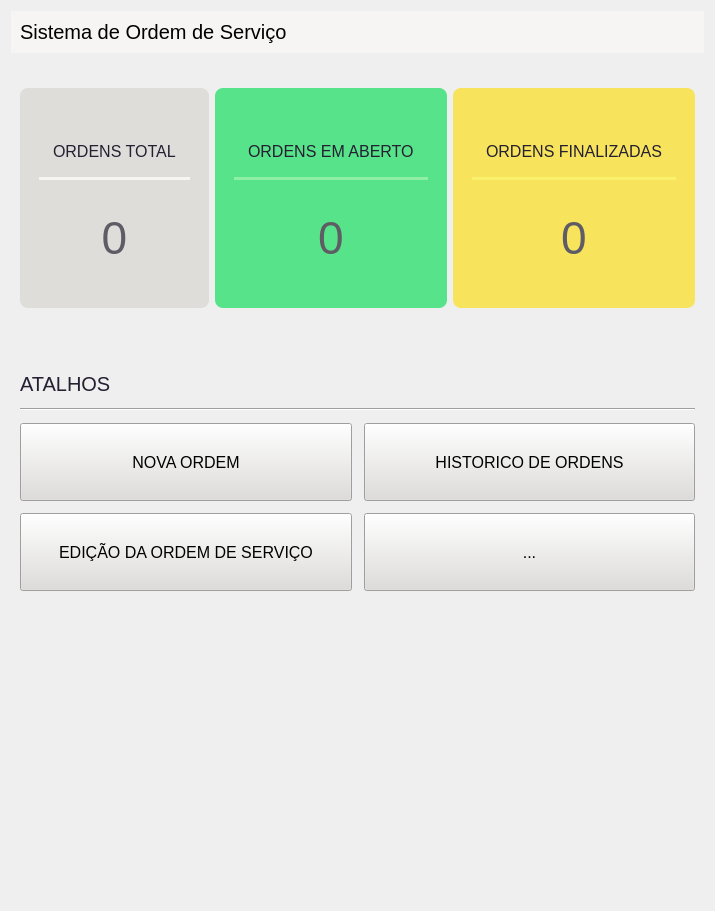
      <widget class="QWidget" name="main_page">
       <layout class="QVBoxLayout" name="verticalLayout_8">
        <item>
         <widget class="QWidget" name="widget_3" native="true">
          <property name="maximumSize">
           <size>
            <width>16777215</width>
            <height>50</height>
           </size>
          </property>
          <property name="styleSheet">
           <string notr="true">background-color: rgb(246, 245, 244);</string>
          </property>
          <layout class="QHBoxLayout" name="horizontalLayout_5">
           <item>
            <widget class="QLabel" name="label_4">
             <property name="styleSheet">
              <string notr="true">font-size: 20px;
color: rgb(0, 0, 0);</string>
             </property>
             <property name="text">
              <string>Sistema de Ordem de Serviço</string>
             </property>
            </widget>
           </item>
          </layout>
         </widget>
        </item>
        <item>
         <spacer name="verticalSpacer_14">
          <property name="orientation">
           <enum>Qt::Vertical</enum>
          </property>
          <property name="sizeType">
           <enum>QSizePolicy::Fixed</enum>
          </property>
          <property name="sizeHint" stdset="0">
           <size>
            <width>20</width>
            <height>20</height>
           </size>
          </property>
         </spacer>
        </item>
        <item>
         <layout class="QVBoxLayout" name="verticalLayout_15">
          <item>
           <widget class="QWidget" name="widget" native="true">
            <property name="styleSheet">
             <string notr="true">QLabel{
	color: rgb(36, 31, 49);
	font-size: 16px;
}
QPushButton{
	background: none;
	border:none;
	font-size: 46px;
	color: rgb(94, 92, 100);
	text-align: center;
}</string>
            </property>
            <layout class="QHBoxLayout" name="horizontalLayout_10">
             <item>
              <widget class="QFrame" name="frame_h_order">
               <property name="cursor">
                <cursorShape>ArrowCursor</cursorShape>
               </property>
               <property name="styleSheet">
                <string notr="true">QFrame{
	background-color: rgb(222, 221, 218);
	border-radius: 8px;
	padding: 10px;
	max-width: 600px;
	max-height: 200px;
}</string>
               </property>
               <property name="frameShape">
                <enum>QFrame::StyledPanel</enum>
               </property>
               <property name="frameShadow">
                <enum>QFrame::Raised</enum>
               </property>
               <layout class="QVBoxLayout" name="verticalLayout_10">
                <item>
                 <spacer name="verticalSpacer_4">
                  <property name="orientation">
                   <enum>Qt::Vertical</enum>
                  </property>
                  <property name="sizeHint" stdset="0">
                   <size>
                    <width>20</width>
                    <height>40</height>
                   </size>
                  </property>
                 </spacer>
                </item>
                <item>
                 <widget class="QLabel" name="label_3">
                  <property name="text">
                   <string>ORDENS TOTAL</string>
                  </property>
                 </widget>
                </item>
                <item>
                 <widget class="Line" name="line_2">
                  <property name="styleSheet">
                   <string notr="true">background-color: rgb(246, 245, 244);
height: 1px;</string>
                  </property>
                  <property name="orientation">
                   <enum>Qt::Horizontal</enum>
                  </property>
                 </widget>
                </item>
                <item>
                 <spacer name="verticalSpacer_10">
                  <property name="orientation">
                   <enum>Qt::Vertical</enum>
                  </property>
                  <property name="sizeHint" stdset="0">
                   <size>
                    <width>20</width>
                    <height>40</height>
                   </size>
                  </property>
                 </spacer>
                </item>
                <item>
                 <widget class="QPushButton" name="info_orders">
                  <property name="cursor">
                   <cursorShape>PointingHandCursor</cursorShape>
                  </property>
                  <property name="text">
                   <string>0</string>
                  </property>
                 </widget>
                </item>
                <item>
                 <spacer name="verticalSpacer_3">
                  <property name="orientation">
                   <enum>Qt::Vertical</enum>
                  </property>
                  <property name="sizeHint" stdset="0">
                   <size>
                    <width>20</width>
                    <height>40</height>
                   </size>
                  </property>
                 </spacer>
                </item>
               </layout>
              </widget>
             </item>
             <item>
              <widget class="QFrame" name="frame_h_open">
               <property name="cursor">
                <cursorShape>ArrowCursor</cursorShape>
               </property>
               <property name="styleSheet">
                <string notr="true">QFrame{
	background-color: rgb(87, 227, 137);
	border-radius: 8px;
	padding: 10px;
	max-width: 600px;
	max-height: 200px;
}</string>
               </property>
               <property name="frameShape">
                <enum>QFrame::StyledPanel</enum>
               </property>
               <property name="frameShadow">
                <enum>QFrame::Raised</enum>
               </property>
               <layout class="QVBoxLayout" name="verticalLayout_11">
                <item>
                 <spacer name="verticalSpacer_5">
                  <property name="orientation">
                   <enum>Qt::Vertical</enum>
                  </property>
                  <property name="sizeHint" stdset="0">
                   <size>
                    <width>20</width>
                    <height>40</height>
                   </size>
                  </property>
                 </spacer>
                </item>
                <item>
                 <widget class="QLabel" name="label_6">
                  <property name="text">
                   <string>ORDENS EM ABERTO</string>
                  </property>
                 </widget>
                </item>
                <item>
                 <widget class="Line" name="line_3">
                  <property name="styleSheet">
                   <string notr="true">background-color: rgb(143, 240, 164);
height: 1px;</string>
                  </property>
                  <property name="orientation">
                   <enum>Qt::Horizontal</enum>
                  </property>
                 </widget>
                </item>
                <item>
                 <spacer name="verticalSpacer_11">
                  <property name="orientation">
                   <enum>Qt::Vertical</enum>
                  </property>
                  <property name="sizeHint" stdset="0">
                   <size>
                    <width>20</width>
                    <height>40</height>
                   </size>
                  </property>
                 </spacer>
                </item>
                <item>
                 <widget class="QPushButton" name="info_orders_open">
                  <property name="cursor">
                   <cursorShape>PointingHandCursor</cursorShape>
                  </property>
                  <property name="text">
                   <string>0</string>
                  </property>
                 </widget>
                </item>
                <item>
                 <spacer name="verticalSpacer_6">
                  <property name="orientation">
                   <enum>Qt::Vertical</enum>
                  </property>
                  <property name="sizeHint" stdset="0">
                   <size>
                    <width>20</width>
                    <height>40</height>
                   </size>
                  </property>
                 </spacer>
                </item>
               </layout>
              </widget>
             </item>
             <item>
              <widget class="QFrame" name="frame_h_end">
               <property name="cursor">
                <cursorShape>ArrowCursor</cursorShape>
               </property>
               <property name="styleSheet">
                <string notr="true">QFrame{
	background-color: rgb(248, 228, 92);
	border-radius: 8px;
	padding: 10px;
	max-width: 600px;
	max-height: 200px;
}</string>
               </property>
               <property name="frameShape">
                <enum>QFrame::StyledPanel</enum>
               </property>
               <property name="frameShadow">
                <enum>QFrame::Raised</enum>
               </property>
               <layout class="QVBoxLayout" name="verticalLayout_12">
                <item>
                 <spacer name="verticalSpacer_7">
                  <property name="orientation">
                   <enum>Qt::Vertical</enum>
                  </property>
                  <property name="sizeHint" stdset="0">
                   <size>
                    <width>20</width>
                    <height>40</height>
                   </size>
                  </property>
                 </spacer>
                </item>
                <item>
                 <widget class="QLabel" name="label_8">
                  <property name="text">
                   <string>ORDENS FINALIZADAS</string>
                  </property>
                 </widget>
                </item>
                <item>
                 <widget class="Line" name="line_4">
                  <property name="styleSheet">
                   <string notr="true">background-color: rgb(249, 240, 107);
height: 1px;</string>
                  </property>
                  <property name="orientation">
                   <enum>Qt::Horizontal</enum>
                  </property>
                 </widget>
                </item>
                <item>
                 <spacer name="verticalSpacer_12">
                  <property name="orientation">
                   <enum>Qt::Vertical</enum>
                  </property>
                  <property name="sizeHint" stdset="0">
                   <size>
                    <width>20</width>
                    <height>40</height>
                   </size>
                  </property>
                 </spacer>
                </item>
                <item>
                 <widget class="QPushButton" name="info_orders_close">
                  <property name="cursor">
                   <cursorShape>PointingHandCursor</cursorShape>
                  </property>
                  <property name="text">
                   <string>0</string>
                  </property>
                 </widget>
                </item>
                <item>
                 <spacer name="verticalSpacer_8">
                  <property name="orientation">
                   <enum>Qt::Vertical</enum>
                  </property>
                  <property name="sizeHint" stdset="0">
                   <size>
                    <width>20</width>
                    <height>40</height>
                   </size>
                  </property>
                 </spacer>
                </item>
               </layout>
              </widget>
             </item>
            </layout>
           </widget>
          </item>
         </layout>
        </item>
        <item>
         <spacer name="verticalSpacer_13">
          <property name="orientation">
           <enum>Qt::Vertical</enum>
          </property>
          <property name="sizeType">
           <enum>QSizePolicy::Fixed</enum>
          </property>
          <property name="sizeHint" stdset="0">
           <size>
            <width>20</width>
            <height>40</height>
           </size>
          </property>
         </spacer>
        </item>
        <item>
         <layout class="QHBoxLayout" name="horizontalLayout_4">
          <item>
           <layout class="QVBoxLayout" name="verticalLayout_6">
            <item>
             <widget class="QWidget" name="widget_2" native="true">
              <property name="styleSheet">
               <string notr="true">QPushButton{
	min-width: 200px;
	min-height: 70px;
	background-color: rgb(222, 221, 218);
	color: black;
	font-size: 16px;
}</string>
              </property>
              <layout class="QVBoxLayout" name="verticalLayout_13">
               <property name="spacing">
                <number>12</number>
               </property>
               <item>
                <widget class="QLabel" name="label_9">
                 <property name="styleSheet">
                  <string notr="true">color: rgb(36, 31, 49);
font-size: 20px;</string>
                 </property>
                 <property name="text">
                  <string>ATALHOS</string>
                 </property>
                </widget>
               </item>
               <item>
                <widget class="Line" name="line_7">
                 <property name="orientation">
                  <enum>Qt::Horizontal</enum>
                 </property>
                </widget>
               </item>
               <item>
                <layout class="QHBoxLayout" name="horizontalLayout_6">
                 <item>
                  <widget class="QPushButton" name="btn_r_o">
                   <property name="text">
                    <string>NOVA ORDEM</string>
                   </property>
                  </widget>
                 </item>
                 <item>
                  <widget class="QPushButton" name="btn_h_o">
                   <property name="text">
                    <string>HISTORICO DE ORDENS</string>
                   </property>
                  </widget>
                 </item>
                </layout>
               </item>
               <item>
                <layout class="QHBoxLayout" name="horizontalLayout_11">
                 <item>
                  <widget class="QPushButton" name="btn_e_o">
                   <property name="text">
                    <string>EDIÇÃO DA ORDEM DE SERVIÇO</string>
                   </property>
                  </widget>
                 </item>
                 <item>
                  <widget class="QPushButton" name="btn__">
                   <property name="text">
                    <string>...</string>
                   </property>
                  </widget>
                 </item>
                </layout>
               </item>
               <item>
                <layout class="QHBoxLayout" name="horizontalLayout_7"/>
               </item>
               <item>
                <spacer name="verticalSpacer_2">
                 <property name="orientation">
                  <enum>Qt::Vertical</enum>
                 </property>
                 <property name="sizeType">
                  <enum>QSizePolicy::Expanding</enum>
                 </property>
                 <property name="sizeHint" stdset="0">
                  <size>
                   <width>20</width>
                   <height>300</height>
                  </size>
                 </property>
                </spacer>
               </item>
              </layout>
             </widget>
            </item>
           </layout>
          </item>
         </layout>
        </item>
       </layout>
      </widget>
